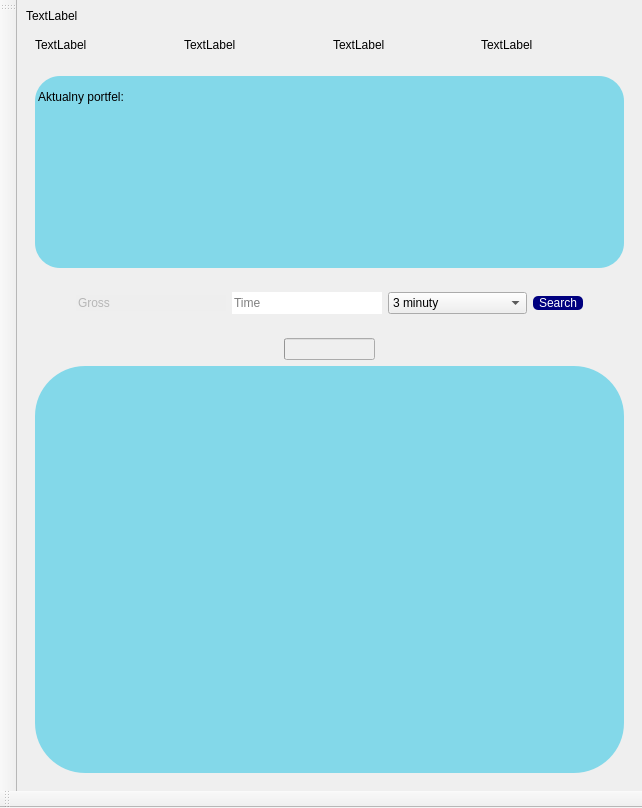
<?xml version="1.0" encoding="UTF-8"?>
<ui version="4.0">
 <class>MainWindow</class>
 <widget class="QMainWindow" name="MainWindow">
  <property name="geometry">
   <rect>
    <x>0</x>
    <y>0</y>
    <width>642</width>
    <height>808</height>
   </rect>
  </property>
  <property name="windowTitle">
   <string>MainWindow</string>
  </property>
  <property name="styleSheet">
   <string notr="true">#MainWindow{
	background-color: #F12FF;
}</string>
  </property>
  <widget class="QWidget" name="centralwidget">
   <property name="styleSheet">
    <string notr="true">
#currentAssects {
border-radius: 12px;
background-color: #83D8E9;
overflow: auto;
}

#search_market{
overflow: auto;
size: auto;
background-color: #83D8E9;
border-radius: 50px 50px 50px 50px;
-webkit-box-shadow: 8px 8px 24px 0px rgba(66, 68, 90, 1);
-moz-box-shadow: 8px 8px 24px 0px rgba(66, 68, 90, 1);
box-shadow: 8px 8px 24px 0px rgba(66, 68, 90, 1);
}
#Search_market_button {

border-radius: 5px 5px 5px 5px;

}
#search_market_grow{
	background-color: #eee;
border: none;
border-radius: 1rem;
color: grey;
box-shadow: 0 0.4rem #dfd9d9;
cursor: pointer;
}
#search_market_grow input:focus{
	outline-color: lightcoral;
}</string>
   </property>
   <layout class="QVBoxLayout" name="verticalLayout">
    <item alignment="Qt::AlignTop">
     <widget class="QWidget" name="Top" native="true">
      <property name="styleSheet">
       <string notr="true"/>
      </property>
      <layout class="QHBoxLayout">
       <property name="leftMargin">
        <number>0</number>
       </property>
       <property name="topMargin">
        <number>0</number>
       </property>
       <property name="rightMargin">
        <number>0</number>
       </property>
       <property name="bottomMargin">
        <number>0</number>
       </property>
       <item alignment="Qt::AlignLeft|Qt::AlignVCenter">
        <widget class="QLabel" name="Witaj_user_name">
         <property name="text">
          <string>TextLabel</string>
         </property>
        </widget>
       </item>
       <item alignment="Qt::AlignRight|Qt::AlignVCenter">
        <widget class="QPushButton" name="UserInfo">
         <property name="maximumSize">
          <size>
           <width>24</width>
           <height>24</height>
          </size>
         </property>
         <property name="styleSheet">
          <string notr="true">border-radius: 50% 50% 50% 50%;</string>
         </property>
         <property name="text">
          <string/>
         </property>
         <property name="icon">
          <iconset resource="resources/resources.qrc">
           <normaloff>:/icons/user.svg</normaloff>:/icons/user.svg</iconset>
         </property>
         <property name="iconSize">
          <size>
           <width>24</width>
           <height>24</height>
          </size>
         </property>
        </widget>
       </item>
      </layout>
     </widget>
    </item>
    <item alignment="Qt::AlignTop">
     <widget class="QWidget" name="widget" native="true">
      <layout class="QHBoxLayout" name="horizontalLayout_2">
       <item>
        <widget class="QLabel" name="hajs">
         <property name="text">
          <string>TextLabel</string>
         </property>
        </widget>
       </item>
       <item>
        <widget class="QLabel" name="LiczbaPosiadanychAktywow">
         <property name="text">
          <string>TextLabel</string>
         </property>
        </widget>
       </item>
       <item alignment="Qt::AlignTop">
        <widget class="QLabel" name="dziennyZysk">
         <property name="text">
          <string>TextLabel</string>
         </property>
         <property name="textFormat">
          <enum>Qt::AutoText</enum>
         </property>
        </widget>
       </item>
       <item>
        <widget class="QLabel" name="najwiekszyWzrost">
         <property name="text">
          <string>TextLabel</string>
         </property>
        </widget>
       </item>
      </layout>
     </widget>
    </item>
    <item>
     <widget class="QWidget" name="widget_3" native="true">
      <property name="styleSheet">
       <string notr="true">#*{
	background-color: grey;
}</string>
      </property>
      <layout class="QVBoxLayout" name="verticalLayout_3">
       <item alignment="Qt::AlignVCenter">
        <widget class="QListWidget" name="currentAssects">
         <property name="styleSheet">
          <string notr="true">#currentAssects{
	border-radius: 25px
	
}</string>
         </property>
         <item>
          <property name="text">
           <string/>
          </property>
         </item>
         <item>
          <property name="text">
           <string>Aktualny portfel:</string>
          </property>
         </item>
        </widget>
       </item>
      </layout>
     </widget>
    </item>
    <item alignment="Qt::AlignTop">
     <widget class="QWidget" name="widget_2" native="true">
      <property name="minimumSize">
       <size>
        <width>0</width>
        <height>20</height>
       </size>
      </property>
      <layout class="QHBoxLayout" name="horizontalLayout">
       <property name="leftMargin">
        <number>50</number>
       </property>
       <property name="rightMargin">
        <number>50</number>
       </property>
       <item>
        <widget class="QLineEdit" name="search_market_grow">
         <property name="maximumSize">
          <size>
           <width>150</width>
           <height>16777215</height>
          </size>
         </property>
         <property name="styleSheet">
          <string notr="true"/>
         </property>
         <property name="inputMethodHints">
          <set>Qt::ImhNone</set>
         </property>
         <property name="text">
          <string/>
         </property>
         <property name="placeholderText">
          <string>Gross</string>
         </property>
        </widget>
       </item>
       <item>
        <widget class="QLineEdit" name="search_market_time">
         <property name="minimumSize">
          <size>
           <width>113</width>
           <height>22</height>
          </size>
         </property>
         <property name="maximumSize">
          <size>
           <width>150</width>
           <height>16777215</height>
          </size>
         </property>
         <property name="styleSheet">
          <string notr="true">border-radius: 12px;</string>
         </property>
         <property name="text">
          <string/>
         </property>
         <property name="placeholderText">
          <string>Time</string>
         </property>
        </widget>
       </item>
       <item>
        <widget class="QComboBox" name="choose_time">
         <item>
          <property name="text">
           <string>3 minuty</string>
          </property>
         </item>
         <item>
          <property name="text">
           <string>5 minut</string>
          </property>
         </item>
         <item>
          <property name="text">
           <string>15 minut</string>
          </property>
         </item>
         <item>
          <property name="text">
           <string>30 minut</string>
          </property>
         </item>
         <item>
          <property name="text">
           <string>1 godzina</string>
          </property>
         </item>
         <item>
          <property name="text">
           <string>2 godziny</string>
          </property>
         </item>
         <item>
          <property name="text">
           <string>4 godziny</string>
          </property>
         </item>
         <item>
          <property name="text">
           <string>6 godzin</string>
          </property>
         </item>
         <item>
          <property name="text">
           <string>8 godzin</string>
          </property>
         </item>
         <item>
          <property name="text">
           <string>12 godzin</string>
          </property>
         </item>
         <item>
          <property name="text">
           <string>1 dzien</string>
          </property>
         </item>
         <item>
          <property name="text">
           <string>3 dni</string>
          </property>
         </item>
         <item>
          <property name="text">
           <string>1 tydzien</string>
          </property>
         </item>
         <item>
          <property name="text">
           <string>1 miesiac</string>
          </property>
         </item>
        </widget>
       </item>
       <item>
        <widget class="QPushButton" name="Search_market_button">
         <property name="maximumSize">
          <size>
           <width>50</width>
           <height>16777215</height>
          </size>
         </property>
         <property name="styleSheet">
          <string notr="true">background-color: rgb(0, 0, 127);
color :rgb(255, 255, 255)</string>
         </property>
         <property name="text">
          <string>Search</string>
         </property>
        </widget>
       </item>
      </layout>
     </widget>
    </item>
    <item>
     <widget class="QWidget" name="widget_4" native="true">
      <layout class="QVBoxLayout" name="verticalLayout_2">
       <item alignment="Qt::AlignHCenter">
        <widget class="QProgressBar" name="postepSearchMarket">
         <property name="enabled">
          <bool>false</bool>
         </property>
         <property name="maximumSize">
          <size>
           <width>200</width>
           <height>50</height>
          </size>
         </property>
         <property name="value">
          <number>0</number>
         </property>
         <property name="alignment">
          <set>Qt::AlignRight|Qt::AlignTop|Qt::AlignTrailing</set>
         </property>
         <property name="textVisible">
          <bool>false</bool>
         </property>
        </widget>
       </item>
       <item>
        <widget class="QListWidget" name="search_market">
         <property name="itemAlignment">
          <set>Qt::AlignCenter</set>
         </property>
         <item>
          <property name="text">
           <string/>
          </property>
          <property name="icon">
           <iconset resource="resources/resources.qrc">
            <normaloff>:/icons/anchor.svg</normaloff>:/icons/anchor.svg</iconset>
          </property>
         </item>
        </widget>
       </item>
      </layout>
     </widget>
    </item>
   </layout>
  </widget>
  <widget class="QMenuBar" name="menubar">
   <property name="geometry">
    <rect>
     <x>0</x>
     <y>0</y>
     <width>642</width>
     <height>22</height>
    </rect>
   </property>
  </widget>
  <widget class="QToolBar" name="toolBar">
   <property name="windowTitle">
    <string>toolBar</string>
   </property>
   <attribute name="toolBarArea">
    <enum>LeftToolBarArea</enum>
   </attribute>
   <attribute name="toolBarBreak">
    <bool>false</bool>
   </attribute>
  </widget>
  <widget class="QToolBar" name="toolBar_2">
   <property name="windowTitle">
    <string>toolBar_2</string>
   </property>
   <attribute name="toolBarArea">
    <enum>BottomToolBarArea</enum>
   </attribute>
   <attribute name="toolBarBreak">
    <bool>false</bool>
   </attribute>
  </widget>
 </widget>
 <resources>
  <include location="resources/resources.qrc"/>
 </resources>
 <connections/>
</ui>
